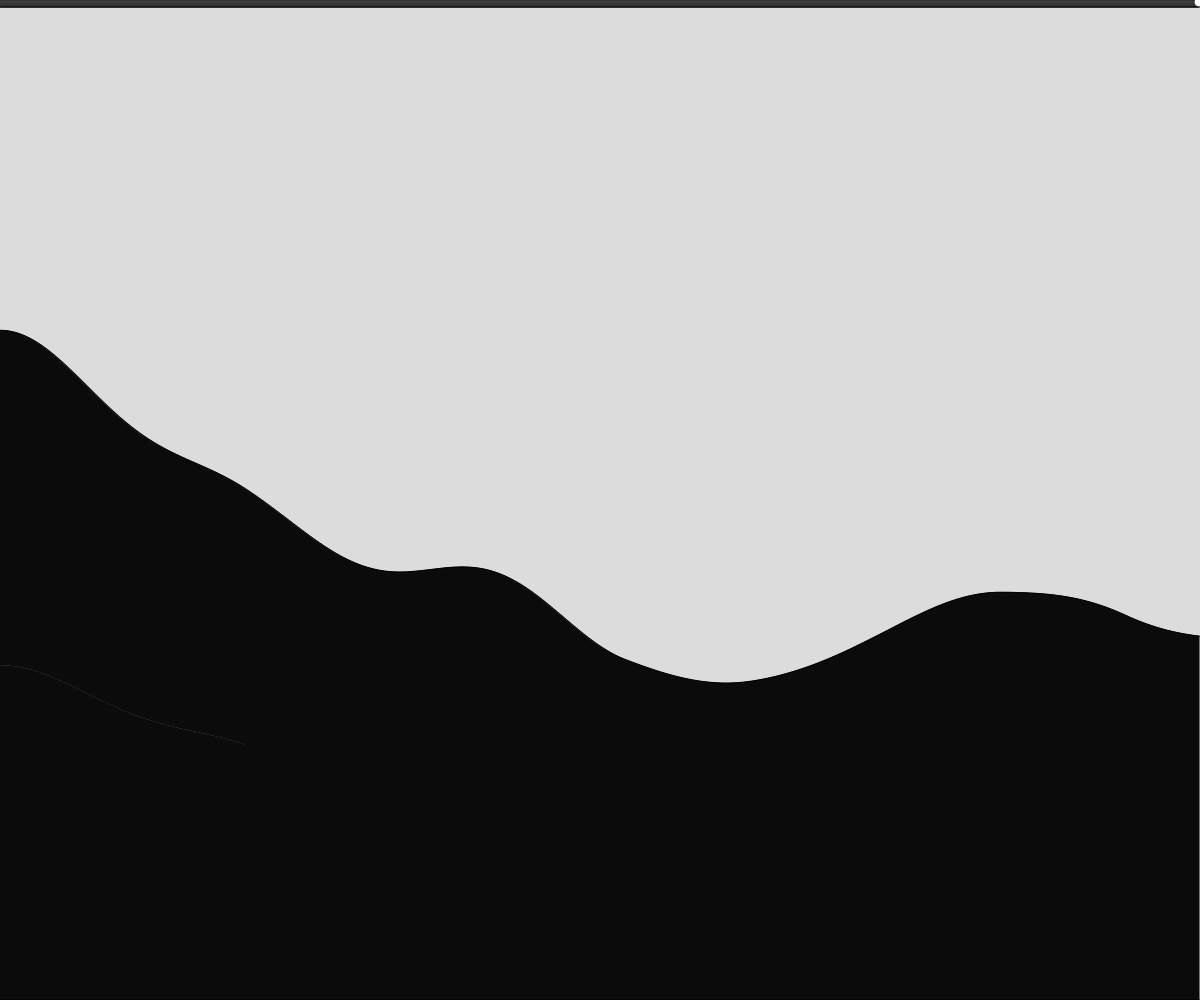
Frame 1 (no input)
Frame 60 (no input): identical to frame 1, image omitted
Frame 120 (the mouse pressed at the canvas centre since frame 60): identical to frame 1, image omitted

The p5.js sketch that drew this single still picture (run headless with seeded random() and noise() and a simulated clock; from frame 60 on, the mouse is pressed at the canvas centre):

// p5.js sketch
// ── sketch.js
// Terrain generation
// Oct 23, 2023


let terrain = [];
let xOffset = 0;

function setup() {
  createCanvas(windowWidth, windowHeight);
  spawnRectanles();
}

function draw() {
  background(220);
  if (keyIsDown(RIGHT_ARROW)) {
    xOffset += 50;
  }
  if(keyIsDown(LEFT_ARROW)){
    if (xOffset > 5){
      xOffset -= 50;
    }
  }
  spawnRectanles();
  displayRectangles();
  displayCircle();
}

function displayRectangles(){
  for (let i = xOffset; i <width+xOffset; i++){
    let thisRect = terrain[i];
    rect(thisRect.x-xOffset,height-thisRect.height, 1, thisRect.height);
  }
}

function spawnRectanles(){
  let time = 0;
  for(let x = 0; x < 10000; x++){
    let h = noise(time) * height;
    let thisRect = {
      x: x,
      height: h,
    };
    terrain.push(thisRect);
    time += 0.001;
  }
}

function displayCircle(){
  for (let i = xOffset; i <width+xOffset; i++){
    let thisRect = terrain[i];
    circle(thisRect.x,2,10);
  }
}
